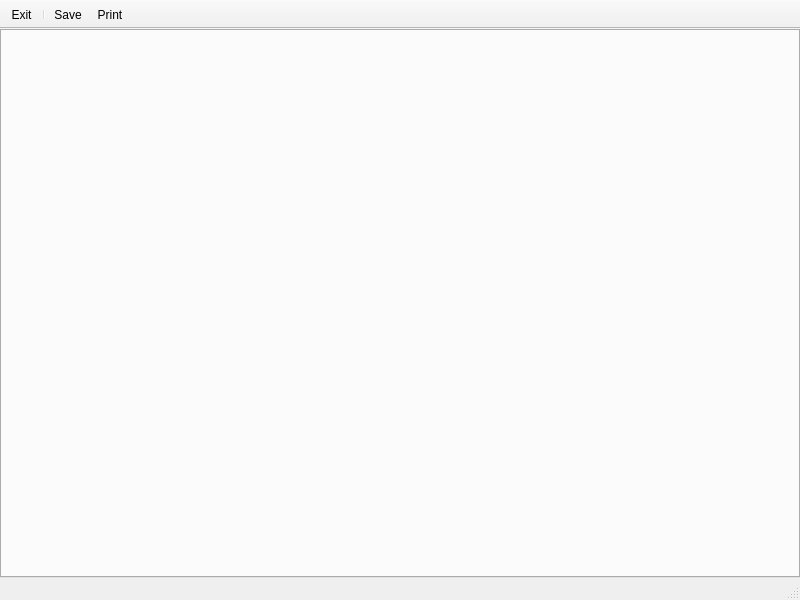
<?xml version="1.0" encoding="UTF-8"?>
<ui version="4.0">
 <class>Preview</class>
 <widget class="QMainWindow" name="Preview">
  <property name="geometry">
   <rect>
    <x>0</x>
    <y>0</y>
    <width>800</width>
    <height>600</height>
   </rect>
  </property>
  <property name="windowTitle">
   <string>Artifact Preview</string>
  </property>
  <widget class="QWidget" name="centralwidget">
   <layout class="QVBoxLayout" name="verticalLayout">
    <property name="spacing">
     <number>0</number>
    </property>
    <property name="leftMargin">
     <number>0</number>
    </property>
    <property name="topMargin">
     <number>0</number>
    </property>
    <property name="rightMargin">
     <number>0</number>
    </property>
    <property name="bottomMargin">
     <number>0</number>
    </property>
    <item>
     <widget class="QTabWidget" name="tabWidget">
      <property name="tabsClosable">
       <bool>true</bool>
      </property>
      <property name="movable">
       <bool>true</bool>
      </property>
     </widget>
    </item>
   </layout>
  </widget>
  <widget class="QStatusBar" name="statusbar"/>
  <widget class="QToolBar" name="toolBar">
   <property name="windowTitle">
    <string>toolBar</string>
   </property>
   <property name="movable">
    <bool>false</bool>
   </property>
   <property name="iconSize">
    <size>
     <width>16</width>
     <height>16</height>
    </size>
   </property>
   <property name="floatable">
    <bool>false</bool>
   </property>
   <attribute name="toolBarArea">
    <enum>TopToolBarArea</enum>
   </attribute>
   <attribute name="toolBarBreak">
    <bool>false</bool>
   </attribute>
   <addaction name="exitAct"/>
   <addaction name="separator"/>
   <addaction name="saveAct"/>
   <addaction name="printAct"/>
  </widget>
  <action name="exitAct">
   <property name="icon">
    <iconset resource="../../../icons/custom/custom_icons.qrc">
     <normaloff>:/custom/exit</normaloff>:/custom/exit</iconset>
   </property>
   <property name="text">
    <string>Exit</string>
   </property>
   <property name="menuRole">
    <enum>QAction::MenuRole::NoRole</enum>
   </property>
  </action>
  <action name="saveAct">
   <property name="icon">
    <iconset resource="../../../icons/basic/basic_icons.qrc">
     <normaloff>:/basic/save.png</normaloff>:/basic/save.png</iconset>
   </property>
   <property name="text">
    <string>Save</string>
   </property>
   <property name="menuRole">
    <enum>QAction::MenuRole::NoRole</enum>
   </property>
  </action>
  <action name="printAct">
   <property name="icon">
    <iconset resource="../../../icons/basic/basic_icons.qrc">
     <normaloff>:/basic/print.png</normaloff>:/basic/print.png</iconset>
   </property>
   <property name="text">
    <string>Print</string>
   </property>
   <property name="menuRole">
    <enum>QAction::MenuRole::NoRole</enum>
   </property>
  </action>
 </widget>
 <resources>
  <include location="../../../icons/custom/custom_icons.qrc"/>
  <include location="../../../icons/basic/basic_icons.qrc"/>
  <include location="../../../icons/basic/basic_icons.qrc"/>
 </resources>
 <connections/>
</ui>
